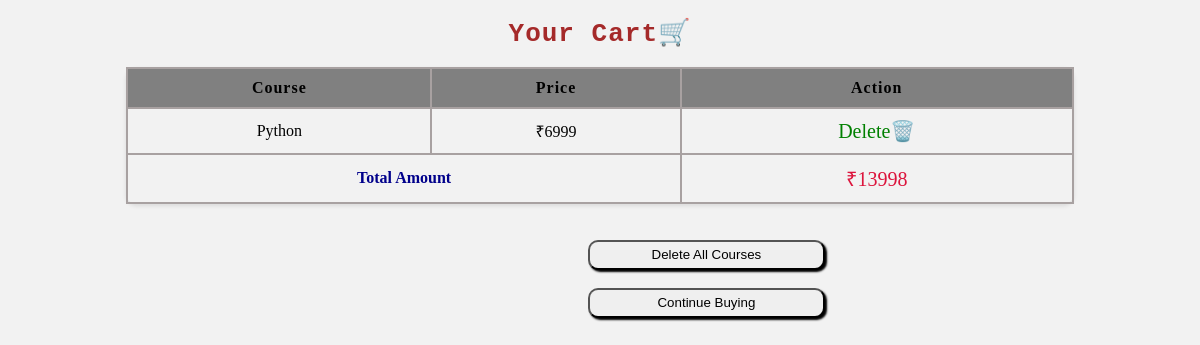
The page /cart/ (signed in) on the database as committed earlier.
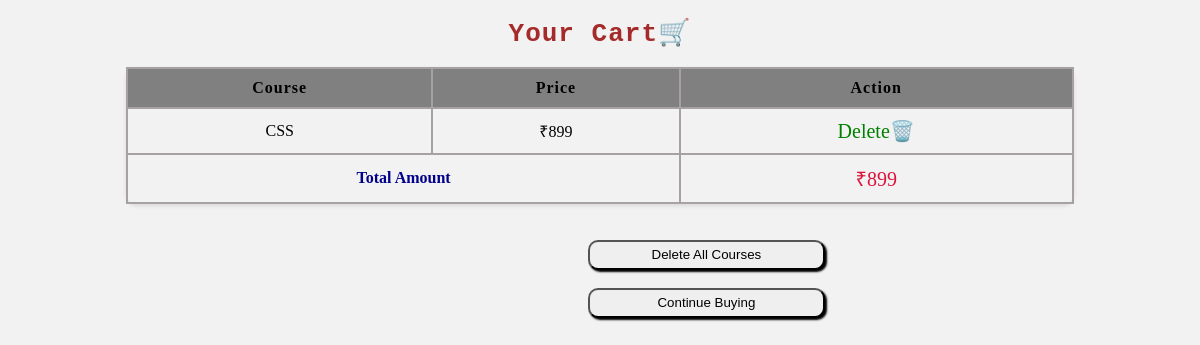
The same page on the database as committed later.
### myapp/models.py (models this page shows)
class Cart(models.Model):
    user = models.ForeignKey(User, on_delete=models.CASCADE)
    course = models.ForeignKey(Course, on_delete=models.CASCADE)
    quantity = models.IntegerField(default=1)

class Course(models.Model):
    image=models.ImageField(upload_to='')
    title=models.CharField(max_length=30)
    description=models.CharField(max_length=10000)
    author=models.CharField(max_length=30)
    price=models.IntegerField()

### myapp/views.py (the view)
# urls.py: path('cart/', cart, name='cart'),
@login_required(login_url='login')
def cart(request):
    cart_items = Cart.objects.filter(user=request.user)
    total_amount = sum(item.course.price * item.quantity for item in cart_items)
    return render(request, 'cart.html', {'cart_items': cart_items, 'total_amount': total_amount})

### template/cart.html (shortened to what this page needs)
<!DOCTYPE html>
<html lang="en">
<head>
</head>
<body>
    <div>
    <h1 id="info">Your Cart🛒</h1>
    <table>
        <tr>
            <th>Course</th>
            <th>Price</th>
            <th>Action</th>
        </tr>
        {% for item in cart_items %}
        <tr>
            <td>{{ item.course.title }}</td>
            <td>₹{{ item.course.price }}</td>
            <td>
                <a href="{% url 'remove_from_cart' item.id %}" id="delete">Delete🗑️</a>
            </td>
        </tr>
        {% endfor %}
        <tr>
            <td colspan="2" id="total"><strong>Total Amount</strong></td>
            <td id="amount">₹{{ total_amount }}</td>
        </tr>
    </table>
    </div>
    <br><br>
    <button class="button"><a href="{% url 'delete_cart' %}">Delete All Courses</a></button><br><br>
    <button class="button"><a href="{% url 'courses' %}">Continue Buying</a></button>
</body>
</html>

### template/cart.html (style rules this page uses)
body { background-color: #f2f2f2; }
#info { text-align: center; font-family:monospace; letter-spacing: 1px; color: brown; }
table { width: 80%; margin: auto; border-collapse: collapse; border-radius: 10px; box-shadow: 0px 2px 4px rgba(0, 0, 0, 0.1); }
table, th, td { border: 2px solid #a8a1a1; }
th, td { padding: 10px; text-align: center; }
#delete { font-size: 20px; cursor: pointer; text-decoration: none; color: green; }
.button { width:20%; height:30px; border-radius: 10px; box-shadow: 2px 2px 2px black; cursor: pointer; margin-left: 580px; }
.button a { text-decoration: none; color: black; }
th { background-color: gray; color: black; letter-spacing: 1px; }
#total { color:darkblue }
#amount { color:crimson; font-size: 20px; }

Rows that differ between the two databases and show on the page:
removed Cart: course "Python", course.price "6999"
added Cart: course "CSS", course.price "899"
Other text that changed with them:
{{ total_amount }}: "13998" → "899"
